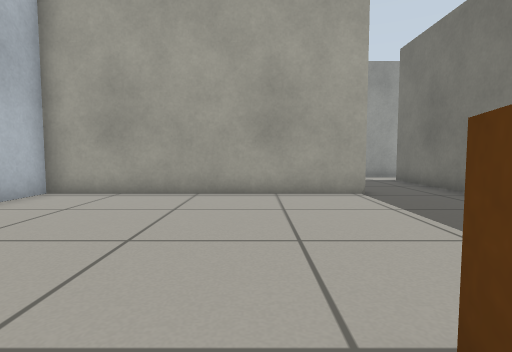
[1] (above)

16 first-person views from a walk through a Gazebo world. The camera is 0.5 m above the floor, tilts 4° down and sees 80° across. The floor is counted in squares, 0.5 m on a side. Each view is taken from the middle of a square. On the plan, view 1 faces up. The plan holds only what a view shows up to about 12 squares ahead; the rest is blank.

[2]
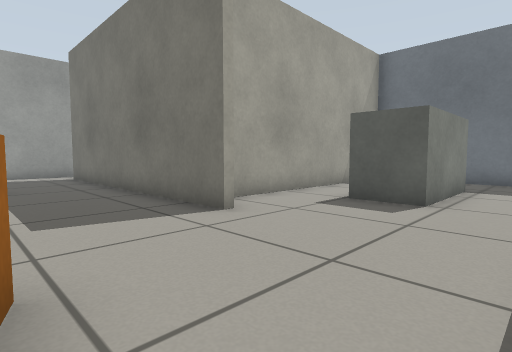

[3]
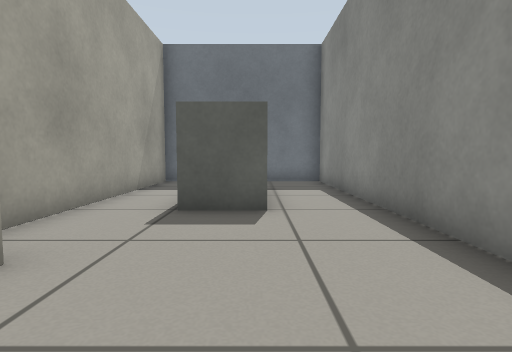

[4]
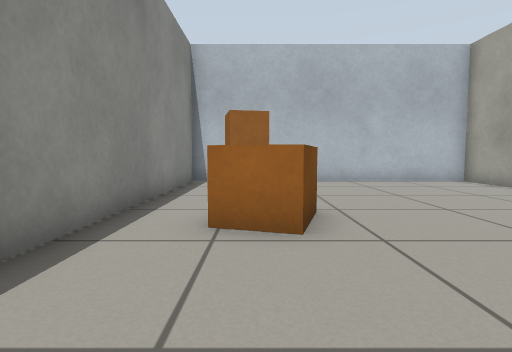

[5]
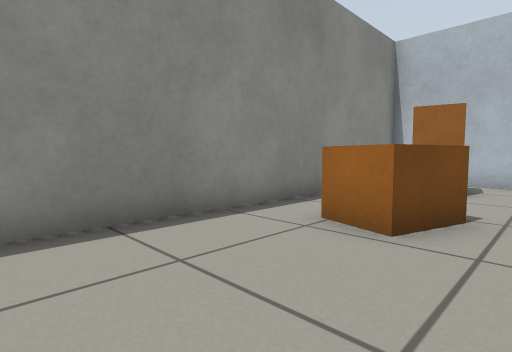

[6]
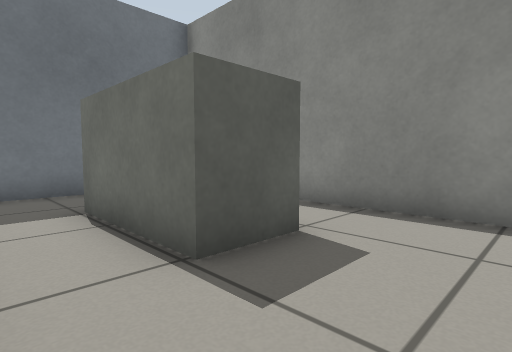

[7]
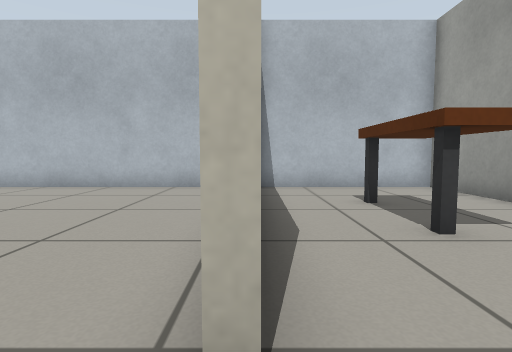

[8]
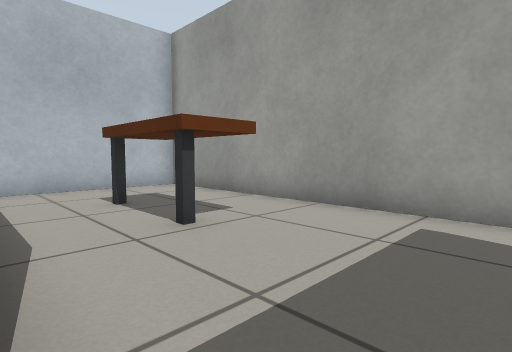

[9]
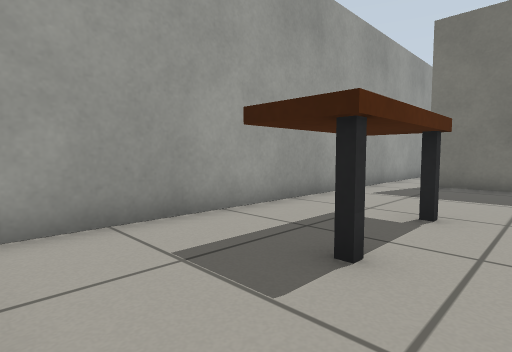

[10]
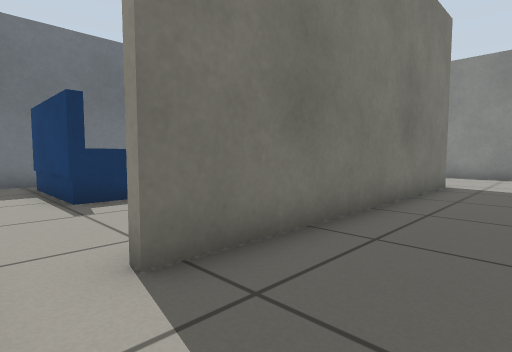

[11]
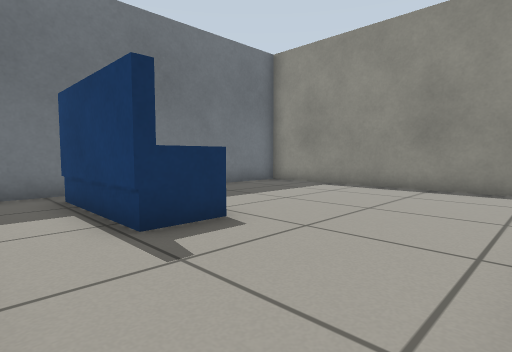

[12]
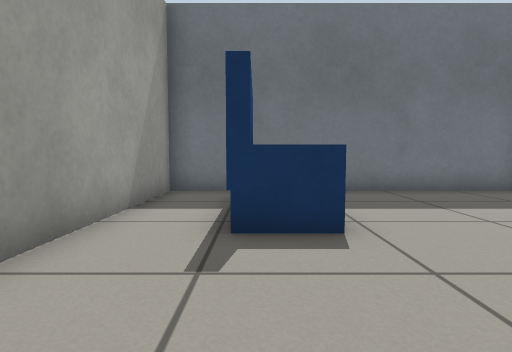

[13]
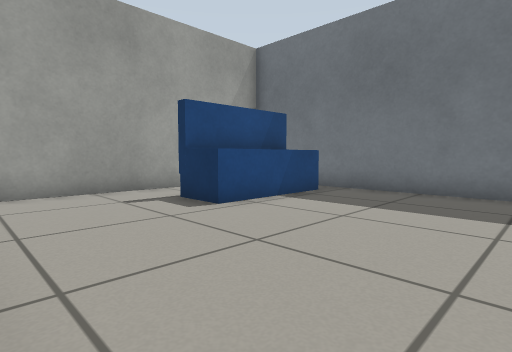

[14]
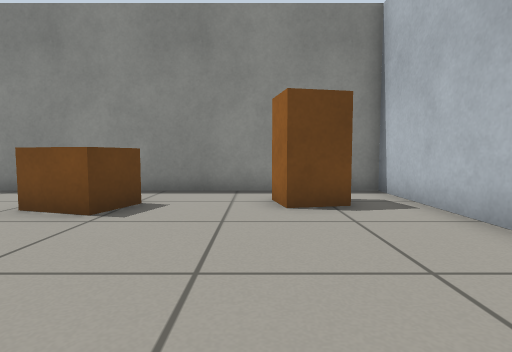

[15]
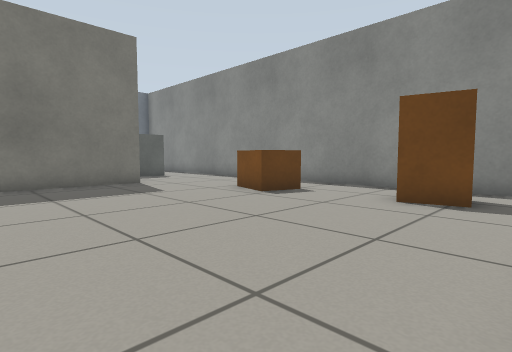

[16]
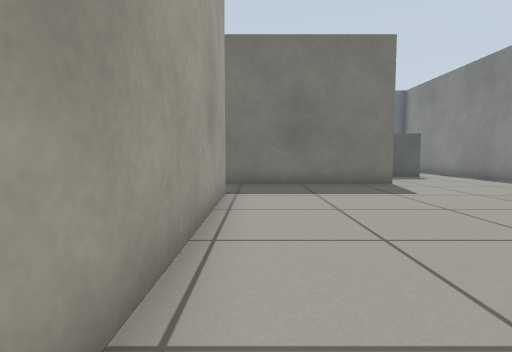

### Floor plan
Ten units are one square. View 1 is at (0, 0); x grows to the right and y downward. Boxes are objects, and circles mark ways between rooms. Rooms are numbered by the first view taken in them; rooms with no view inside come last. Other rooms are left out.
<svg viewBox="-59 -139 208 168">
<path fill="none" stroke="#000" d="M55 -22 55 -76M29 -78 -54 -78 -54 24 144 24 144 -34 66 -34M55 -134 -54 -134 -54 -81M55 -76 55 -120M105 -111 98 -111M98 -114 105 -114M68 -36 139 -36M144 -39 144 -134 55 -134"/>
<rect x="-45" y="-5" width="20" height="20" fill="#bbb"><title>orange box</title></rect>
<rect x="5" y="-15" width="20" height="20" fill="#bbb"><title>orange box</title></rect>
<rect x="85" y="-15" width="40" height="20" fill="#bbb"><title>grey box</title></rect>
<rect x="-25" y="-115" width="30" height="20" fill="#bbb"><title>brown box</title></rect>
<rect x="95" y="-115" width="40" height="20" fill="#bbb"><title>blue box</title></rect>
<circle cx="35" cy="-80" r="3" fill="#2a7"/>
<circle cx="50" cy="-130" r="3" fill="#2a7"/>
<text x="30" y="-20">1</text>
<text x="0" y="-110">2</text>
<text x="100" y="-90">3</text>
</svg>
Room 1 opens to room 2. Room 2 opens to room 3.

Where each view was taken, in squares from view 1:
view 1: 0 up, 0 right, facing up
view 2: 2 down, 2 right, facing up-right
view 3: 0 up, 3 right, facing right
view 4: 0 up, 6 right, facing left
view 5: 2 up, 6 right, facing down-left
view 6: 3 up, 6 right, facing down-right
view 7: 8 up, 4 right, facing left
view 8: 8 up, 4 right, facing up-left
view 9: 9 up, 5 left, facing up-right
view 10: 13 up, 3 right, facing down-right
view 11: 13 up, 6 right, facing down-right
view 12: 11 up, 6 right, facing right
view 13: 5 up, 6 right, facing up-right
view 14: 6 up, 2 left, facing down
view 15: 7 up, 5 left, facing down-right
view 16: 7 up, 5 left, facing right
